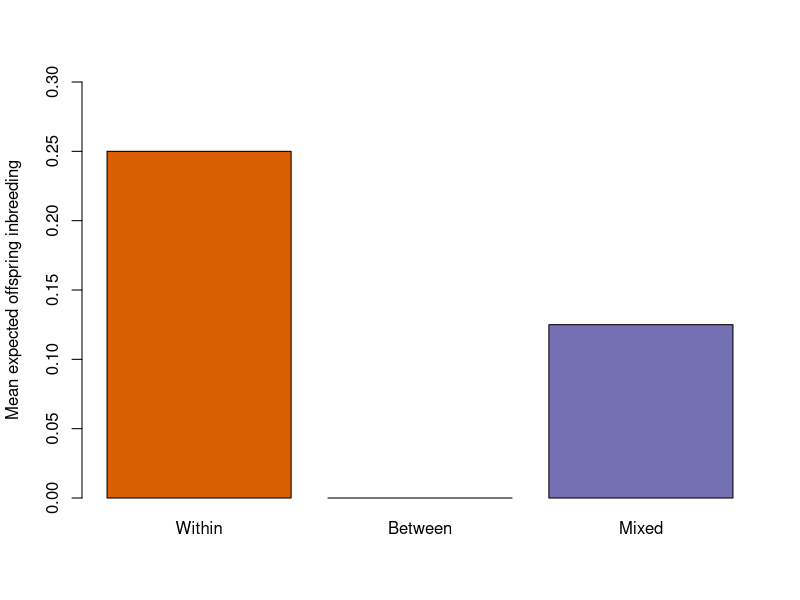
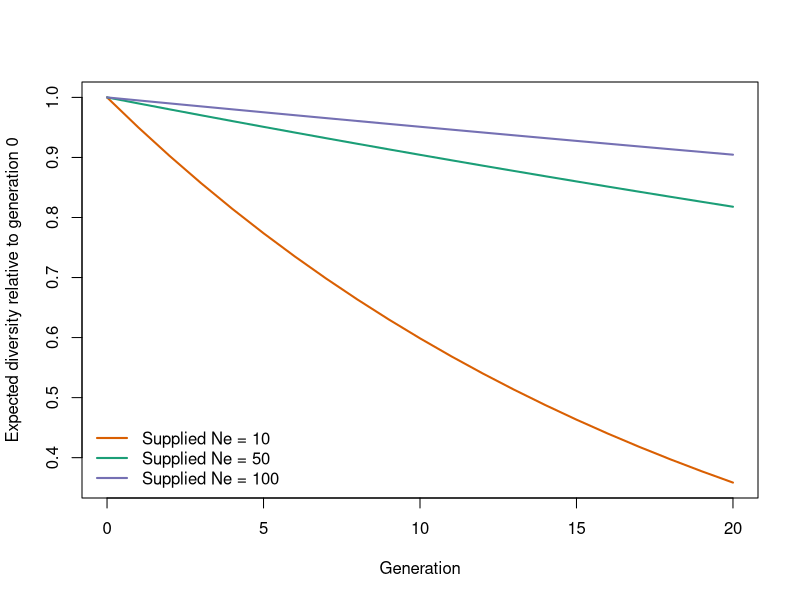

These charts were generated, in order, by the following R code:
## ---- chunk 1
#| label: candidate-kinship
ids <- c("M1", "M2", "F1", "F2")
phi <- diag(0.5, 4)
dimnames(phi) <- list(ids, ids)
phi["M1", "F1"] <- phi["F1", "M1"] <- 0.25
phi["M2", "F2"] <- phi["F2", "M2"] <- 0.25
stopifnot(isSymmetric(phi), min(eigen(phi, symmetric=TRUE)$values) > 0)
phi
## ---- chunk 2
#| label: mating-plans
plans <- list(
  Within = data.frame(sire=rep(c("M1","M2"), each=4),
                      dam=rep(c("F1","F2"), each=4)),
  Between = data.frame(sire=rep(c("M1","M2"), each=4),
                       dam=rep(c("F2","F1"), each=4)),
  Mixed = data.frame(sire=rep(c("M1","M1","M2","M2"), each=2),
                     dam=rep(c("F1","F2","F1","F2"), each=2))
)
contributions <- function(plan) {
  as.numeric(table(factor(c(plan$sire,plan$dam), levels=ids))) /
    (2*nrow(plan))
}
C <- t(vapply(plans, contributions, numeric(4)))
colnames(C) <- ids
stopifnot(all(abs(C-0.25)<1e-12), all(abs(rowSums(C)-1)<1e-12))
C
## ---- chunk 3
#| label: offspring-inbreeding
mean_F <- vapply(plans, function(plan) {
  mean(phi[cbind(match(plan$sire,ids), match(plan$dam,ids))])
}, numeric(1))
stopifnot(max(abs(mean_F-c(0.25,0,0.125)))<1e-12)
barplot(mean_F, ylim=c(0,0.3), ylab="Mean expected offspring inbreeding",
        col=c("#d95f02","#1b9e77","#7570b3"))
## ---- chunk 4
#| label: parental-markers
D <- cbind(marker1=c(2,0,2,0), marker2=c(1,1,1,1),
           marker3=c(2,1,0,1), marker4=c(0,2,0,2))
rownames(D) <- ids
D
## ---- chunk 5
#| label: expected-marker-variation
expected_p <- C %*% (D/2)
expected_HE <- 2*expected_p*(1-expected_p)
expected_HO <- t(vapply(plans, function(plan) {
  ps <- D[plan$sire,,drop=FALSE]/2
  pd <- D[plan$dam,,drop=FALSE]/2
  colMeans(ps*(1-pd)+(1-ps)*pd)
}, numeric(ncol(D))))
colnames(expected_HO) <- colnames(D)
stopifnot(all(abs(expected_p-0.5)<1e-12),
          max(abs(rowMeans(expected_HO)-c(0.3125,0.75,0.53125)))<1e-12)
data.frame(plan=names(plans), mean_HE=rowMeans(expected_HE),
           expected_heterozygous_fraction=rowMeans(expected_HO),
           mean_offspring_F=mean_F, row.names=NULL)
## ---- chunk 6
#| label: contribution-summary
contributors <- 1/rowSums(C^2)
group_coancestry <- rowSums((C %*% phi)*C)
stopifnot(all(abs(contributors-4)<1e-12),
          all(abs(group_coancestry-0.1875)<1e-12))
data.frame(plan=names(plans), contributors, group_coancestry,
           mean_offspring_F=mean_F, row.names=NULL)
## ---- chunk 7
c_small <- c(0.5,0,0.5,0)
c(contributors=1/sum(c_small^2),
  group_coancestry=drop(t(c_small) %*% phi %*% c_small))
## ---- chunk 8
#| label: constrained-plan-choice
family <- setNames(c("A","B","A","B"), ids)
cost <- vapply(plans, function(plan) {
  2*nrow(plan)+sum(family[plan$sire]!=family[plan$dam])
}, numeric(1))
comparison <- data.frame(plan=names(plans), cost,
                         mean_offspring_F=mean_F,
                         group_coancestry, row.names=NULL)
choose_plan <- function(budget) {
  feasible <- comparison[comparison$cost<=budget,,drop=FALSE]
  if (!nrow(feasible)) return(feasible)
  feasible[which.min(feasible$mean_offspring_F),,drop=FALSE]
}
stopifnot(choose_plan(20)$plan=="Mixed", choose_plan(24)$plan=="Between",
          nrow(choose_plan(15))==0)
comparison
choose_plan(20)
## ---- chunk 9
#| label: diversity-retention-scenarios
Ne <- c(10,50,100)
time <- 0:20
retention <- sapply(Ne, function(n) (1-1/(2*n))^time)
matplot(time, retention, type="l", lty=1, lwd=2,
        col=c("#d95f02","#1b9e77","#7570b3"),
        xlab="Generation", ylab="Expected diversity relative to generation 0")
legend("bottomleft", legend=paste("Supplied Ne =",Ne), lty=1, lwd=2,
       col=c("#d95f02","#1b9e77","#7570b3"), bty="n")
## ---- chunk 10
choose_plan(16)
expected_HO[,"marker1"]
